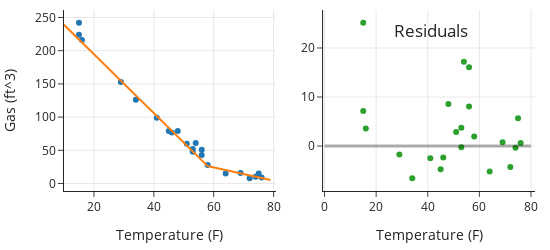

Write notebook code for a chart like this one.
### Markdown cell above
Let's overlay the bent-line fit on the scatter plot and examine the residuals to get an idea as to the quality of the fit.

### Code cell
err58 = (y_test - y_pred_test)

temp = np.arange(10, 80, 1)
temp58p = (temp - 58) * (temp >= 58)

Xs = pd.DataFrame(data= np.transpose([temp,temp58p]), columns=['temp', 'temp58p'])
y_hats = bend_final.predict(Xs)


fig = make_subplots(rows=1, cols=2)

fig.add_trace(
    go.Scatter(x=X_test['temp'], y=y_test, mode='markers'),
    row=1, col=1)

fig.add_trace(
    go.Scatter(x=Xs['temp'], y=y_hats),
    row=1, col=1)
fig.update_xaxes(title='Temperature (F)', row=1, col=1)
fig.update_yaxes(title='Gas (ft^3)', row=1, col=1)


fig.add_trace(
    go.Scatter(x=X_test['temp'], y=err58,
              mode="markers"),
    row=1, col=2)

fig.add_shape(type="line",
    x0=0, y0=0, x1=80, y1=0,
    line=dict(
        color="Black", width=3),
    row=1, col=2)

fig.update_xaxes(title='Temperature (F)', row=1, col=2)

fig.update_layout(height=250, width=550, showlegend=False,
                 title={
        'text': "Residuals",
        'y':0.9,
        'x':0.85,
        'xanchor': 'right',
        'yanchor': 'top'})

fig.show()

### Figure 1 — Plotly figure (JSON) as saved in the notebook; plotly's stock layout.template omitted (floating-point values rounded to 4 significant figures)
{"data": [{"mode": "markers", "type": "scatter", "x": [69, 58, 15, 56, 74, 76, 53, 46, 54, 53, 56, 45, 64, 16, 72, 51, 29, 34, 48, 15, 75, 41], "xaxis": "x", "y": [16, 28, 224, 51, 10, 9, 48, 77, 61, 52, 43, 79, 15, 216, 8, 60, 153, 126, 79, 242, 15, 99], "yaxis": "y"}, {"type": "scatter", "x": [10, 11, 12, 13, 14, 15, 16, 17, 18, 19, 20, 21, 22, 23, 24, 25, 26, 27, 28, 29, 30, 31, 32, 33, 34, 35, 36, 37, 38, 39, 40, 41, 42, 43, 44, 45, 46, 47, 48, 49, 50, 51, 52, 53, 54, 55, 56, 57, 58, 59, 60, 61, 62, 63, 64, 65, 66, 67, 68, 69, 70, 71, 72, 73, 74, 75, 76, 77, 78, 79], "xaxis": "x", "y": [239.0, 234.6, 230.2, 225.7, 221.3, 216.9, 212.4, 208.0, 203.6, 199.1, 194.7, 190.2, 185.8, 181.4, 176.9, 172.5, 168.1, 163.6, 159.2, 154.7, 150.3, 145.9, 141.4, 137.0, 132.6, 128.1, 123.7, 119.2, 114.8, 110.4, 105.9, 101.5, 97.07, 92.63, 88.19, 83.75, 79.32, 74.88, 70.44, 66.01, 61.57, 57.13, 52.7, 48.26, 43.82, 39.38, 34.95, 30.51, 26.07, 25.09, 24.11, 23.12, 22.14, 21.15, 20.17, 19.19, 18.2, 17.22, 16.23, 15.25, 14.27, 13.28, 12.3, 11.31, 10.33, 9.345, 8.361, 7.377, 6.393, 5.409], "yaxis": "y"}, {"mode": "markers", "type": "scatter", "x": [69, 58, 15, 56, 74, 76, 53, 46, 54, 53, 56, 45, 64, 16, 72, 51, 29, 34, 48, 15, 75, 41], "xaxis": "x2", "y": [0.7506, 1.926, 7.137, 16.05, -0.3292, 0.6389, -0.2587, -2.317, 17.18, 3.741, 8.052, -4.754, -5.17, 3.574, -4.297, 2.867, -1.746, -6.561, 8.557, 25.14, 5.655, -2.502], "yaxis": "y2"}], "layout": {"height": 250, "shapes": [{"line": {"color": "Black", "width": 3}, "type": "line", "x0": 0, "x1": 80, "xref": "x2", "y0": 0, "y1": 0, "yref": "y2"}], "showlegend": false, "title": {"text": "Residuals", "x": 0.85, "xanchor": "right", "y": 0.9, "yanchor": "top"}, "width": 550, "xaxis": {"anchor": "y", "autorange": true, "domain": [0, 0.45], "range": [10, 80.79], "title": {"text": "Temperature (F)"}, "type": "linear"}, "xaxis2": {"anchor": "y2", "autorange": true, "domain": [0.55, 1], "range": [-0.5801, 81.56], "title": {"text": "Temperature (F)"}, "type": "linear"}, "yaxis": {"anchor": "x", "autorange": true, "domain": [0, 1], "range": [-11.31, 261.3], "title": {"text": "Gas (ft^3)"}, "type": "linear"}, "yaxis2": {"anchor": "x2", "autorange": true, "domain": [0, 1], "range": [-9.177, 27.75], "type": "linear"}}}
